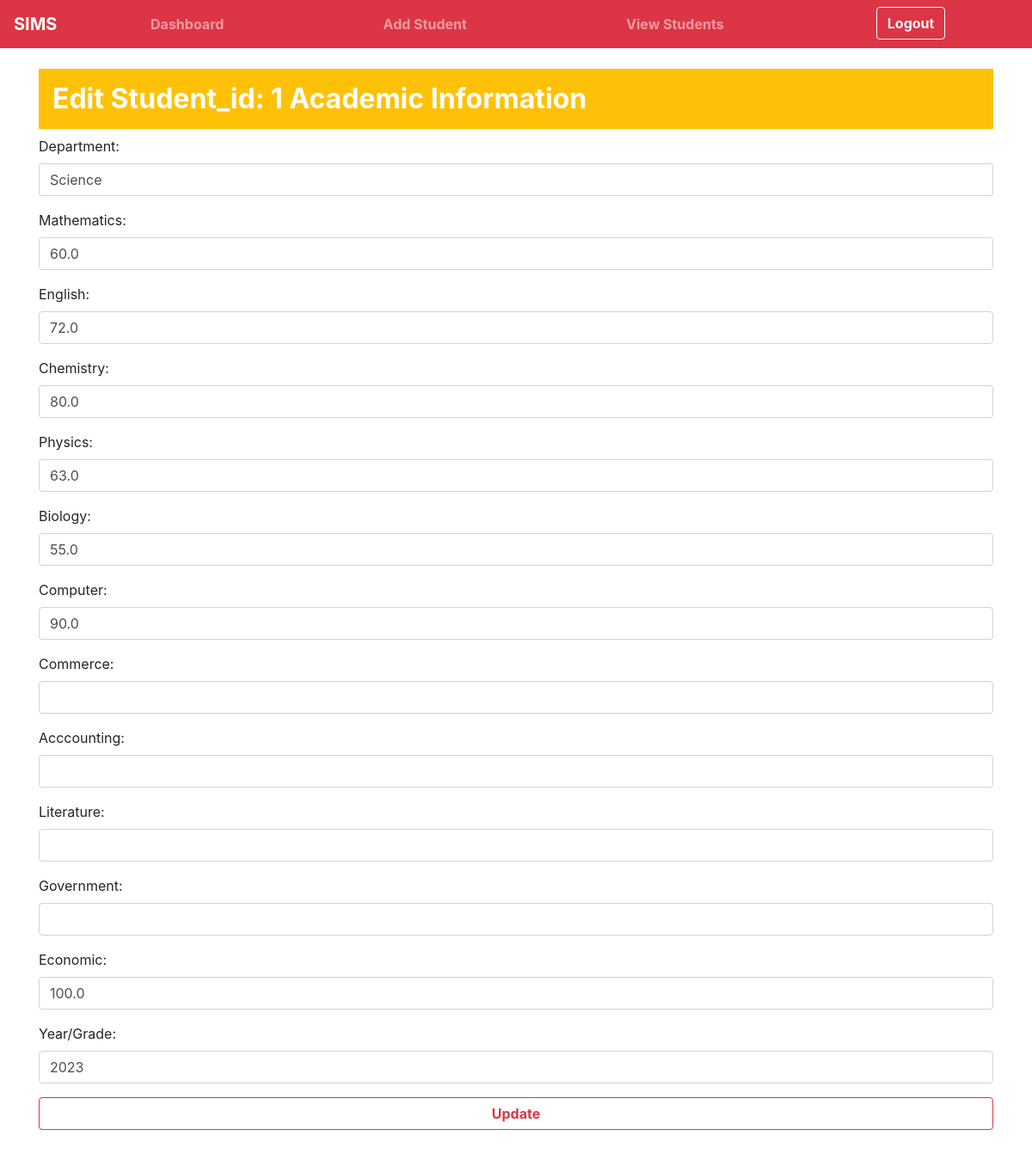
/edit_acadInfo/1, run on the app's committed database.
### tables this page shows
CREATE TABLE AcademicInformation (
        student_id INTEGER PRIMARY KEY,
        department TEXT NOT NULL,
        Mathematics  REAL,
        English REAL,
        Chemistry REAL,
        Physics REAL,
        Biology REAL,
        Computer REAL,
        Commerce REAL,
        Acccounting REAL,
        Literature REAL,
        Government REAL,
        Economic REAL,
        year_grade INTEGER NOT NULL,
        FOREIGN KEY (student_id) REFERENCES PersonalInformation(student_id)
    );

### app.py (the view, shortened to what this page needs)
@app.route('/edit_acadInfo/<int:student_id>', methods=['GET', 'POST'])
def edit_acadInfo(student_id):
    conn = connect_db()
    cursor = conn.cursor()
    cursor.execute('SELECT * FROM AcademicInformation WHERE student_id = ?', (student_id,))
    student_data = cursor.fetchone()
    conn.close()
    return render_template('edit_acadInfo.html', student_data=student_data)

### app.py (called while the page is built)
def connect_db():
    return sqlite3.connect('database.db')

### templates/edit_acadInfo.html (shortened to what this page needs)
<!DOCTYPE html>
<html lang="en">
<head>
    <link rel="stylesheet" href="https://maxcdn.bootstrapcdn.com/bootstrap/4.5.2/css/bootstrap.min.css">
</head>
<body>
    <nav class="navbar navbar-expand-lg navbar-dark bg-danger">
        <a class="navbar-brand fw-bold" href="#">SIMS</a>
        <div class="collapse navbar-collapse" id="navbarNav">
          <ul class="navbar-nav w-100 d-flex justify-content-around">
            <li class="nav-item">
              <a class="nav-link  fw-bold" href="{{ url_for('dashboard') }}"
                >Dashboard</a
              >
            </li>
            <li class="nav-item">
              <a class="nav-link  fw-bold" href="{{ url_for('add_student') }}"
                >Add Student</a
              >
            </li>
            <li class="nav-item">
              <a class="nav-link  fw-bold" href="{{ url_for('view_students') }}"
                >View Students</a
              >
            </li>
            <li class="nav-item">
              <a class="btn btn-outline-light fw-bold" href="{{ url_for('logout') }}"
                >Logout</a
              >
            </li>
          </ul>
        </div>
      </nav>
    <div class="container mt-4">
        <h2 class="bg-warning p-3 fw-bold text-white">Edit Student_id: {{ student_data[0] }} Academic Information</h2>
        <form class="form" method="post">
            <div class="form-group">
                <label for="department">Department:</label>
                <input type="text" id="department" value="{{ student_data[1] }}" name="department" class="form-control" required>
            </div>
            <div class="form-group">
                <label for="Mathematics">Mathematics:</label>
                <input type="number" id="Mathematics" value="{{ student_data[2] }}"  name="Mathematics" class="form-control">
            </div>
            <div class="form-group">
                <label for="English">English:</label>
                <input type="number" id="English" value="{{ student_data[3] }}" name="English" class="form-control">
            </div>
            <div class="form-group">
                <label for="Chemistry">Chemistry:</label>
                <input type="number" id="Chemistry" name="Chemistry" value="{{ student_data[4] }}"  class="form-control">
            </div>
            <div class="form-group">
                <label for="Physics">Physics:</label>
                <input type="number" id="Physics" name="Physics" value="{{ student_data[5] }}" class="form-control">
            </div>
            <div class="form-group">
                <label for="Biology">Biology:</label>
                <input type="number" id="Biology" name="Biology" value="{{ student_data[6] }}" class="form-control">
            </div>
            <div class="form-group">
                <label for="Computer">Computer:</label>
                <input type="number" id="Computer" name="Computer" value="{{ student_data[7] }}"  class="form-control">
            </div>
            <div class="form-group">
                <label for="Commerce">Commerce:</label>
                <input type="number" id="Commerce" name="Commerce" value="{{ student_data[8] }}" class="form-control">
            </div>
            <div class="form-group">
                <label for="Acccounting">Acccounting:</label>
                <input type="number" id="Acccounting" name="Acccounting" value="{{ student_data[9] }}"  class="form-control">
            </div>
            <div class="form-group">
                <label for="Literature">Literature:</label>
                <input type="number" id="Literature" name="Literature" value="{{ student_data[10] }}" class="form-control">
            </div>
            <div class="form-group">
                <label for="Government">Government:</label>
                <input type="number" id="Government" name="Government" value="{{ student_data[11] }}" class="form-control">
            </div>
            <div class="form-group">
                <label for="Economic">Economic:</label>
                <input type="number" id="Economic" name="Economic" value="{{ student_data[12] }}"  class="form-control">
            </div>
            <div class="form-group">
                <label for="year_grade">Year/Grade:</label>
                <input type="number" id="year_grade" name="year_grade" value="{{ student_data[13] }}"  class="form-control" required>
            </div>
            <input type="submit"  value="Update" class="btn btn-outline-danger fw-bold mt-3 mb-5 btn-block" />
        </form>
    </div>

### templates/edit_acadInfo.html (style rules this page uses)
.fw-bold { font-weight: bold !important; }

### data on the page
AcademicInformation: student_id "1", department "Science", Mathematics "60.0", English "72.0", Chemistry "80.0", Physics "63.0", Biology "55.0", Computer "90.0", Economic "100.0", year_grade "2023"
